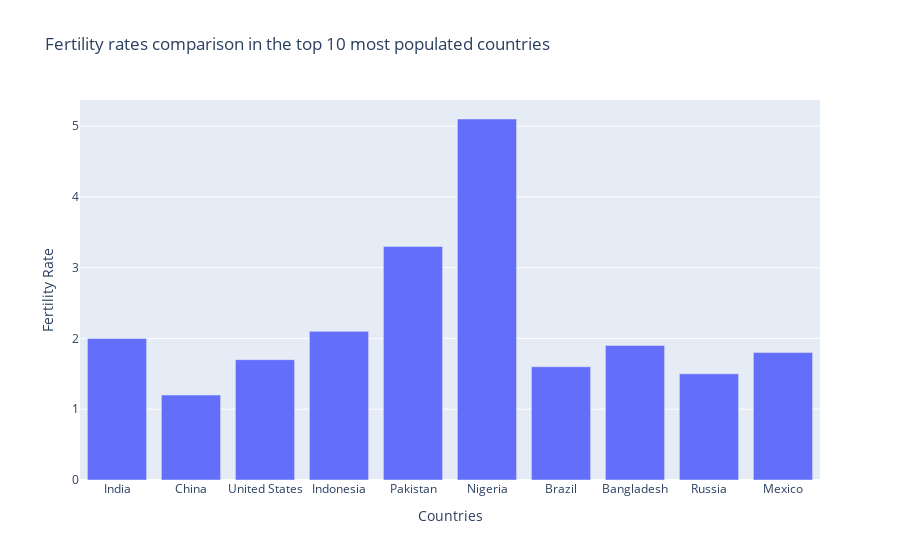

Notebook cell for this chart:
### Code cell
fig = go.Figure([go.Bar(x=compare_most['country'], y=compare_most['fertility_rate'])])
fig.update_layout(title="Fertility rates comparison in the top 10 most populated countries", xaxis_title="Countries",
    yaxis_title="Fertility Rate")
fig.show()

### Figure 1 — Plotly figure (JSON) as saved in the notebook; plotly's stock layout.template omitted (floating-point values rounded to 4 significant figures)
{"data": [{"type": "bar", "x": ["India", "China", "United States", "Indonesia", "Pakistan", "Nigeria", "Brazil", "Bangladesh", "Russia", "Mexico"], "y": [2, 1.2, 1.7, 2.1, 3.3, 5.1, 1.6, 1.9, 1.5, 1.8]}], "layout": {"title": {"text": "Fertility rates comparison in the top 10 most populated countries"}, "xaxis": {"title": {"text": "Countries"}}, "yaxis": {"title": {"text": "Fertility Rate"}}}}
